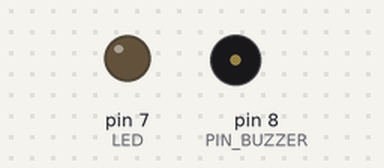
Simulated run of this sketch. Board: Arduino Uno, built with avr-gcc and run on an emulated ATmega328P. On the bench: output pins drawn as LEDs (lit = HIGH), buzzer (waves = sounding).

Above: at 0.5 s.
Timing chart, 0 to 3.0 s (numbered marks = the images above):
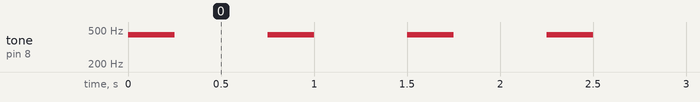

The sketch:

Assignment_3.1.ino
```cpp
//metronome exercise
#define PIN_BUZZER 8
#define LED 7

void setup() {
  pinMode(LED, OUTPUT);
  pinMode(PIN_BUZZER, OUTPUT);
  Serial.begin(9600);

  //this value should always be different that the rest time (lower)
  int soundDuration = 250;

  while (true) {
    digitalWrite(LED, HIGH);
    tone(PIN_BUZZER, 440, soundDuration);
    digitalWrite(LED, LOW);
    delay(750);
  }
}

void loop() {
}
```

Measured:
- by itself, tone on pin 8 (PIN_BUZZER): alternates 440 Hz for 0.25 s and silent for 0.50 s
